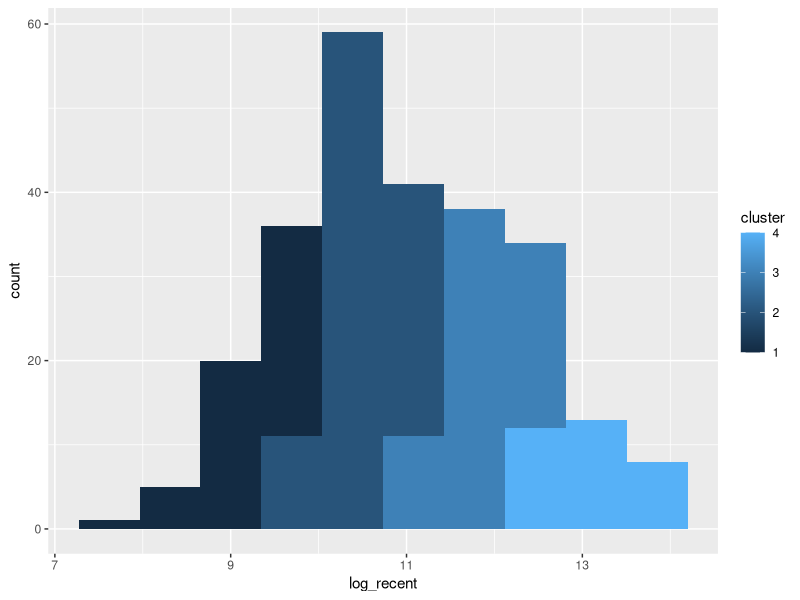

Write the R code that produced this figure.
library(tidyverse)
set.seed(69420)

gdp_data <- read_csv("data/country_gdps.csv") %>%
  mutate(log_recent = case_when(!is.na(`2022`) ~ log10(`2022`),
                                .default = log10(`2021`))
                                ) %>%
  mutate(country_code = `Country Code`) %>%
  select(country_code, log_recent) %>%
  filter(!is.na(log_recent))

# # Outliers 255 -> 243 observations
# median = median(gdp_data$log_recent)
# iqr = IQR(gdp_data$log_recent)
# 
# gdp_data <- gdp_data %>% filter(median - 1.5 * iqr < log_recent & log_recent < median + 1.5 * iqr)


# # Showing gdp_data
# gdp_data %>% ggplot(aes(x = log_recent)) + geom_histogram(bins=20)


# # Elbow method, 3 or 4 clusters is optimal
# explained_ss <- rep(NA, 10)
# for(k in 1:10){
#   # run k-means on the data
#   clustering <- kmeans(gdp_data$log_recent, k)
#   explained_ss[k] <- clustering$betweenss / clustering$totss
# }
# 
# ggplot() + 
#   aes(x=1:10, y=1-explained_ss) +
#   geom_line() + 
#   geom_point() +
#   labs(x="Number of Clusters", 
#        y="Remaining Variation",
#        title="K-Means Clustering Performance") +
#   theme(text=element_text(size=18)) +
#   scale_x_continuous(breaks=1:10) +
#   scale_x_continuous(breaks=1:10)


clustering <- kmeans(gdp_data$log_recent, 4)
gdp_data <- gdp_data %>% mutate(cluster = clustering$cluster) %>% mutate(cluster = case_when(cluster == 3 ~ 2, cluster == 4 ~ 3, cluster == 2 ~ 4, cluster == 1 ~ 1))

gdp_data %>% ggplot(aes(x=log_recent, group=cluster, fill=cluster)) + geom_histogram(bins = 10)

# write.csv(gdp_data, "data/clean_country_gdps.csv", row.names=FALSE)








